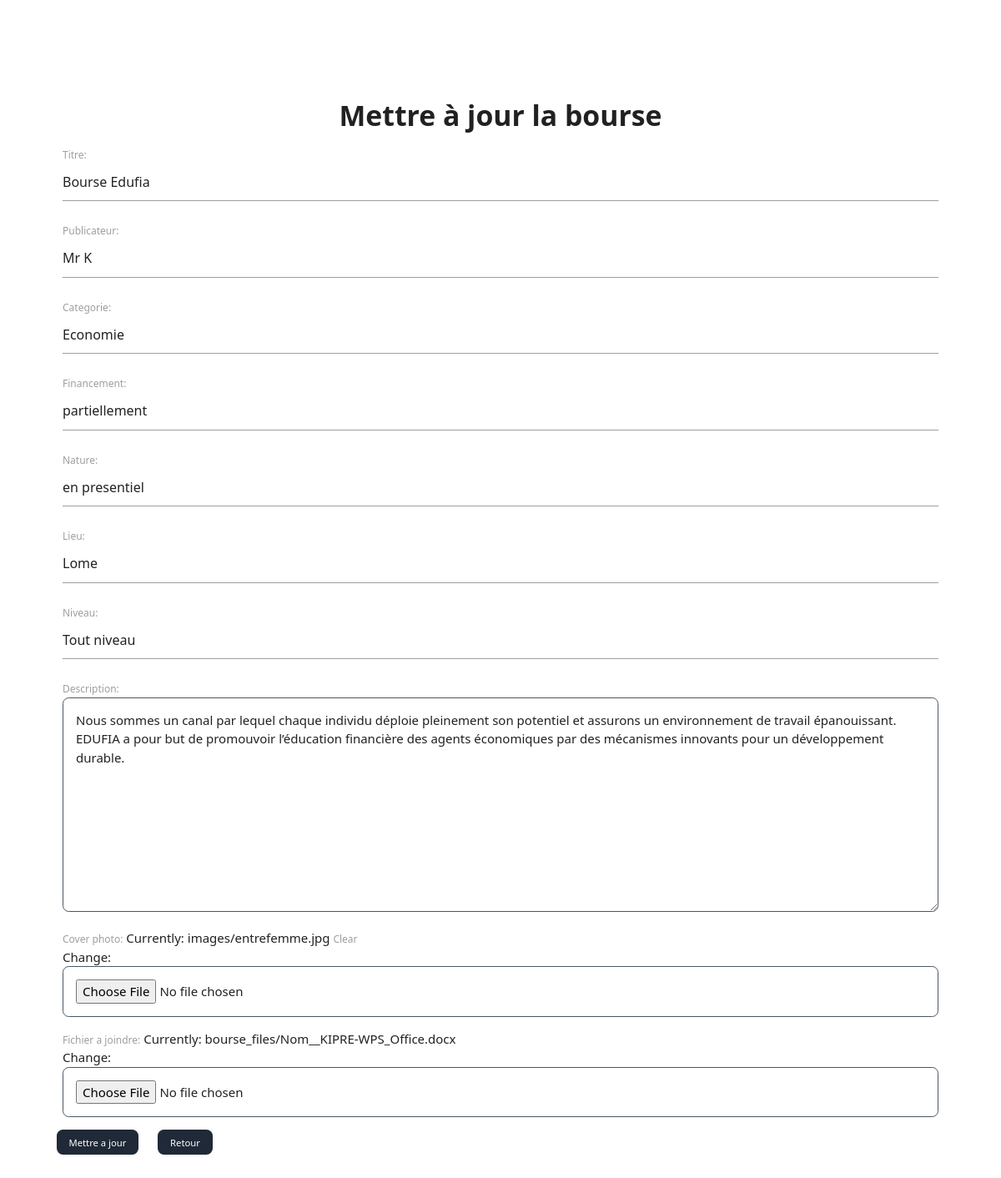
The app's page /bourse/modifie_bourse/1/ (signed in) with its own data.
### Bourse/models.py (models this page shows, shortened)
class Bourse(models.Model):
    titre  = models.CharField(max_length=255)
    publicateur = models.CharField(max_length=255)
    categorie  = models.CharField(max_length=255)
    financement = models.CharField(max_length=255)
    nature = models.CharField(max_length=255)
    lieu = models.CharField(max_length=255, default='')
    niveau = models.CharField(max_length=50, default='')
    description = models.TextField(default='', blank=True, null=True)
    cover_photo = models.ImageField(blank=True, null=True, upload_to="images/")
    fichier_a_joindre = models.FileField(upload_to='bourse_files/', default='')
    likes = models.ManyToManyField(User, related_name='like', default="None", blank="True")
    like_count = models.BigIntegerField(default='0')

### Bourse/views.py (the view)
# urls.py: path('modifie_bourse/<int:bourse_id>/', modifie_bourse, name='modifie_bourse'),
@login_required
def modifie_bourse(request, bourse_id):
    bourse = get_object_or_404(Bourse, pk=bourse_id)
    if request.method =='POST':
        form = BourseForm(request.POST, instance=bourse)
        if form.is_valid():
            form.save()
            return redirect('bourse:details_bourse_admin', bourse_id=bourse_id)
    else:
        form = BourseForm(instance=bourse)
    context = {
        'form': form,
        'bourse': bourse,
    }
    return render(request, 'bourse/modifie_bourse.html', context)

### Bourse/forms.py
class BourseForm(forms.ModelForm):
    class Meta:
        model = Bourse
        fields = '__all__'
        exclude=('likes', 'like_count',)

### templates/bourse/modifie_bourse.html (shortened to what this page needs)
{% extends 'base/base.html' %}
{% load crispy_forms_tags %}
{% load widget_tweaks %}
{% block content %}
<div class=" my-16 py-16 px-16">
    <h2 class="font-bold text-4xl text-center">Mettre à jour la bourse</h2>
    <form method="POST" enctype="multipart/form-data">
        {% for field in form.visible_fields %}
            <div class="m-4">
                {{ field.label_tag }}
                {% render_field field class="w-full h-full rounded-lg outline-none border border-solid border-gray-600 rounded-3xl text-base font-normal py-4 px-4 border-b border-gray-400 focus:border-lime-500 focus:border-b-2"|add_class:"my-custom-class" %}
            </div>
        {% endfor %}
        <div class="my-4 space-x-3">
            <button class="bg-gray-800 text-white text-xs py-2 px-4 mx-2 rounded-lg hover:bg-blue-600 transition">Mettre a jour</button>
            <a href="{% url 'bourse:details_bourse_admin' bourse_id=bourse.id  %}" class="bg-gray-800 text-white text-xs py-2 px-4 mx-2 rounded-lg hover:bg-blue-600 transition">Retour</a>
        </div>
    </form>
</div>
{% endblock %}

### records on screen
Bourse: titre "Bourse Edufia" "Mr K" "Economie" "partiellement" "en presentiel" "Lome" "Tout niveau" "Nous sommes un canal par lequel chaque individu déploie pleinement son potentiel et assurons un environnement de travail épanouissant. EDUFIA a pour but de promouvoir l’éducation financière des agents économiques par des mécanismes innovants pour un développement durable."

### other values on screen
{{ field.label_tag }} "Titre:" "Publicateur:" "Categorie:" "Financement:" "Nature:" "Lieu:" "Niveau:" "Description:" "Cover photo:" "Fichier a joindre:"
